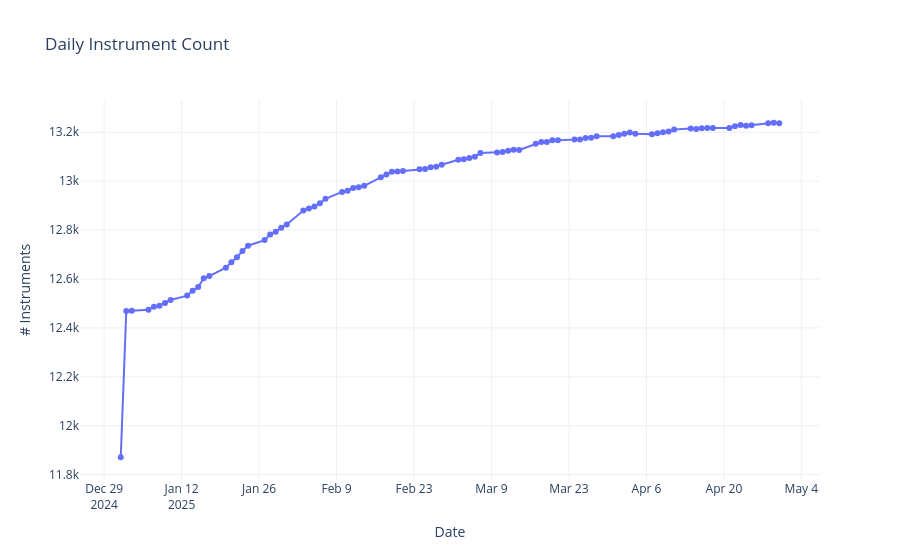

Write notebook code for a chart like this one.
### Code cell
fig_count = px.line(
    instrument_count,
    x='report_date',
    y='n_instruments',
    title='Daily Instrument Count',
    labels={'report_date': 'Date', 'n_instruments': '# Instruments'},
    markers=True,
    template='plotly_white',
)
fig_count.show()
